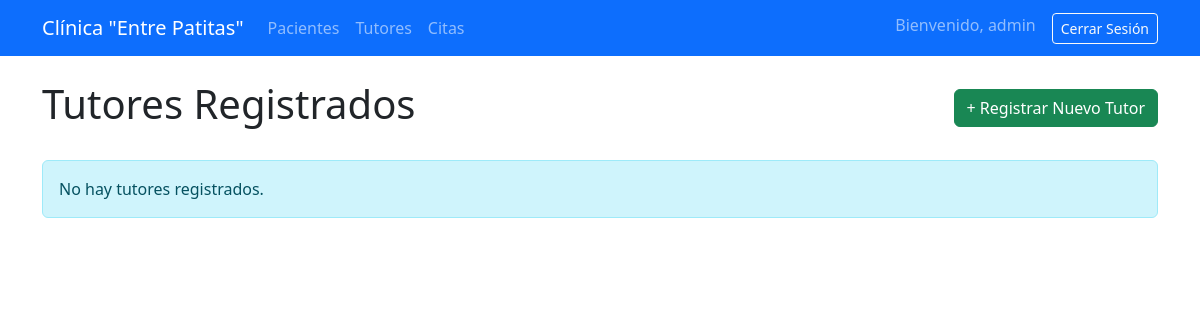
The app's page /gestion/tutores/ (signed in), older data.
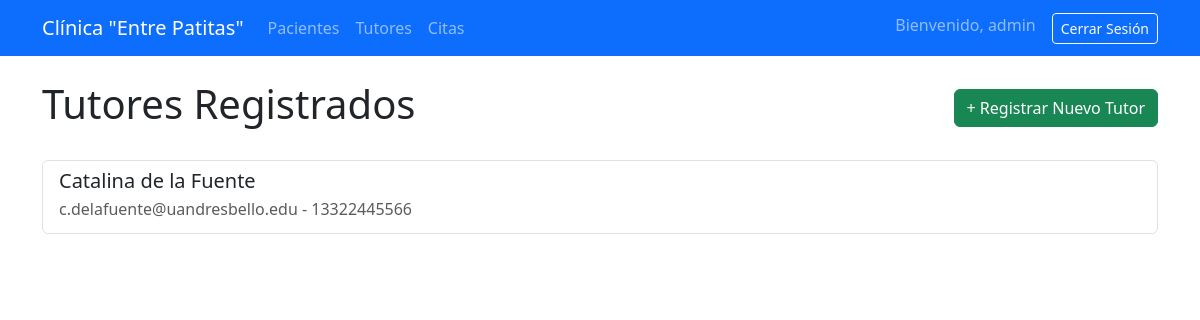
The same page, newer data.
### app/models.py (models this page shows, shortened)
class Tutor(models.Model):
    nombre_completo = models.CharField(max_length=100)
    rut = models.CharField(max_length=12, unique=True)
    direccion = models.CharField(max_length=200)
    telefono = models.CharField(max_length=15)
    email = models.EmailField(unique=True)
    datos_bloqueados = models.BooleanField(default=False, verbose_name="Datos Bloqueados (No editar)")
    history = HistoricalRecords()

### app/views.py (the view)
# urls.py: path('tutores/', views.lista_tutores, name='lista_tutores'),
@login_required
def lista_tutores(request):
    tutores = Tutor.objects.all().order_by('nombre_completo')
    contexto = {
        'tutores': tutores,
    }
    return render(request, 'gestion/lista_tutores.html', contexto)

### app/templates/gestion/lista_tutores.html (shortened to what this page needs)
{% extends 'gestion/base.html' %}
{% block content %}
    <div class="d-flex justify-content-between align-items-center mb-4">
        <h1>Tutores Registrados</h1>
        <a href="{% url 'crear_tutor' %}" class="btn btn-success">+ Registrar Nuevo Tutor</a>
    </div>
    <div class="list-group">
        {% for tutor in tutores %}
            <a href="{% url 'detalle_tutor' tutor.id %}" class="list-group-item list-group-item-action">
                <h5 class="mb-1">{{ tutor.nombre_completo }}</h5>
                <p class="mb-1 text-muted">{{ tutor.email }} - {{ tutor.telefono }}</p>
            </a>
        {% empty %}
            <div class="alert alert-info">No hay tutores registrados.</div>
        {% endfor %}
    </div>
{% endblock %}

Row changes from the older to the newer data that the page shows:
added Tutor: nombre_completo "Catalina de la Fuente", email "c.delafuente@uandresbello.edu", telefono "13322445566"
Text that changed along with them:
text no longer shown: "No hay tutores registrados."
